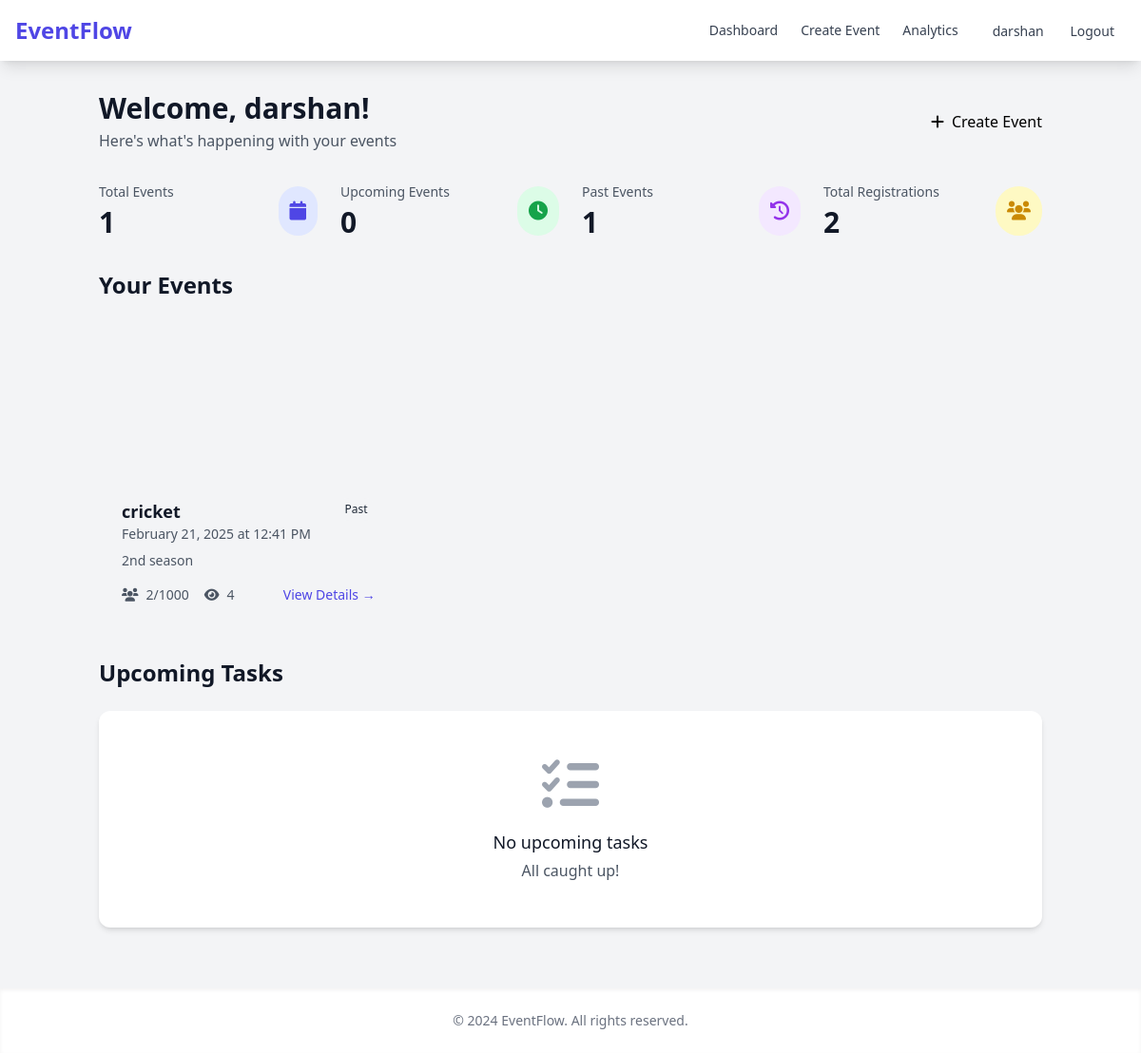
Page /events/dashboard (signed in) on the committed database.
### app/models/user.py (models this page shows, shortened)
class User(UserMixin, db.Model):
    id = db.Column(db.Integer, primary_key=True)
    username = db.Column(db.String(64), unique=True, nullable=False)
    email = db.Column(db.String(120), unique=True, nullable=False)
    password_hash = db.Column(db.String(128))
    created_at = db.Column(db.DateTime, default=datetime.utcnow)
    is_active = db.Column(db.Boolean, default=True, nullable=False)
    events = db.relationship('Event', backref='organizer', lazy=True)

### app/models/event.py (models this page shows, shortened)
class Event(db.Model):
    id = db.Column(db.Integer, primary_key=True)
    title = db.Column(db.String(100), nullable=False)
    description = db.Column(db.Text)
    date = db.Column(db.DateTime, nullable=False)
    end_date = db.Column(db.DateTime, nullable=False)
    location = db.Column(db.String(200))
    capacity = db.Column(db.Integer)
    created_at = db.Column(db.DateTime, default=datetime.utcnow)
    status = db.Column(db.String(20), default='draft')  # draft, published, cancelled, completed
    category_id = db.Column(db.Integer, db.ForeignKey('event_category.id'), nullable=False)
    organizer_id = db.Column(db.Integer, db.ForeignKey('user.id'), nullable=False)
    banner_image = db.Column(db.String(200))  # URL to the banner image
    views_count = db.Column(db.Integer, default=0)
    registration_count = db.Column(db.Integer, default=0)
    tickets = db.relationship('Ticket', backref='event', lazy=True, cascade='all, delete-orphan')
    tasks = db.relationship('Task', backref='event', lazy=True, cascade='all, delete-orphan')
    registrations = db.relationship('Registration', backref='event', lazy=True)
    ticket_types = db.relationship('TicketType', backref='event', lazy=True, cascade='all, delete-orphan')

### app/routes/events.py (the view)
@events.route('/dashboard')
@login_required
def dashboard():
    events = Event.query.filter_by(organizer_id=current_user.id).all()
    now = datetime.utcnow()
    upcoming_tasks = Task.query.join(Event).filter(
        Event.organizer_id == current_user.id,
        Task.due_date >= now
    ).order_by(Task.due_date.asc()).limit(5).all()
    total_events = len(events)
    upcoming_events = sum(1 for e in events if e.date > now)
    past_events = sum(1 for e in events if e.date <= now)
    total_registrations = sum(e.registration_count for e in events)
    return render_template('events/dashboard.html',
                         events=events,
                         now=now,
                         upcoming_tasks=upcoming_tasks,
                         total_events=total_events,
                         upcoming_events=upcoming_events,
                         past_events=past_events,
                         total_registrations=total_registrations)

### app/__init__.py (called while the page is built)
@login_manager.user_loader
def load_user(user_id):
    from app.models.user import User
    return User.query.get(int(user_id))

### app/templates/events/dashboard.html (shortened to what this page needs)
{% extends "base.html" %}
{% block content %}
<div class="space-y-8">
    <div class="flex justify-between items-center">
        <div>
            <h1 class="text-3xl font-bold text-gray-900">Welcome, {{ current_user.username }}!</h1>
            <p class="mt-1 text-gray-600">Here's what's happening with your events</p>
        </div>
        <a href="{{ url_for('events.create') }}" class="btn-primary flex items-center space-x-2">
            <i class="fas fa-plus"></i>
            <span>Create Event</span>
        </a>
    </div>
    <div class="grid grid-cols-1 md:grid-cols-2 lg:grid-cols-4 gap-6">
        <div class="stat-card">
            <div class="flex items-center justify-between">
                <div>
                    <p class="text-sm font-medium text-gray-600">Total Events</p>
                    <p class="mt-1 text-3xl font-semibold text-gray-900">{{ total_events }}</p>
                </div>
                <div class="p-3 bg-indigo-100 rounded-full">
                    <i class="fas fa-calendar text-indigo-600 text-xl"></i>
                </div>
            </div>
        </div>
        <div class="stat-card">
            <div class="flex items-center justify-between">
                <div>
                    <p class="text-sm font-medium text-gray-600">Upcoming Events</p>
                    <p class="mt-1 text-3xl font-semibold text-gray-900">{{ upcoming_events }}</p>
                </div>
                <div class="p-3 bg-green-100 rounded-full">
                    <i class="fas fa-clock text-green-600 text-xl"></i>
                </div>
            </div>
        </div>
        <div class="stat-card">
            <div class="flex items-center justify-between">
                <div>
                    <p class="text-sm font-medium text-gray-600">Past Events</p>
                    <p class="mt-1 text-3xl font-semibold text-gray-900">{{ past_events }}</p>
                </div>
                <div class="p-3 bg-purple-100 rounded-full">
                    <i class="fas fa-history text-purple-600 text-xl"></i>
                </div>
            </div>
        </div>
        <div class="stat-card">
            <div class="flex items-center justify-between">
                <div>
                    <p class="text-sm font-medium text-gray-600">Total Registrations</p>
                    <p class="mt-1 text-3xl font-semibold text-gray-900">{{ total_registrations }}</p>
                </div>
                <div class="p-3 bg-yellow-100 rounded-full">
                    <i class="fas fa-users text-yellow-600 text-xl"></i>
                </div>
            </div>
        </div>
    </div>
    <div>
        <h2 class="text-2xl font-bold text-gray-900 mb-6">Your Events</h2>
        {% if events %}
        <div class="grid grid-cols-1 md:grid-cols-2 lg:grid-cols-3 gap-6">
            {% for event in events %}
            <div class="event-card">
                <div class="event-banner" style="background-image: url('{{ url_for('static', filename=event.banner_image) if event.banner_image else url_for('static', filename='images/default-event-banner.jpg') }}')"></div>
                <div class="p-6">
                    <div class="flex justify-between items-start">
                        <div>
                            <h3 class="text-lg font-semibold text-gray-900">{{ event.title }}</h3>
                            <p class="text-sm text-gray-600">{{ event.date.strftime('%B %d, %Y at %I:%M %p') }}</p>
                        </div>
                        <span class="px-2 py-1 text-xs font-medium rounded-full
                            {% if event.date > now %}
                                bg-green-100 text-green-800
                            {% else %}
                                bg-gray-100 text-gray-800
                            {% endif %}
                        ">
                            {% if event.date > now %}Upcoming{% else %}Past{% endif %}
                        </span>
                    </div>
                    <p class="mt-2 text-gray-600 text-sm line-clamp-2">{{ event.description }}</p>
                    <div class="mt-4 flex items-center justify-between">
                        <div class="flex items-center space-x-4 text-sm text-gray-600">
                            <span class="flex items-center">
                                <i class="fas fa-users mr-2"></i>
                                {{ event.registration_count }}/{{ event.capacity }}
                            </span>
                            <span class="flex items-center">
                                <i class="fas fa-eye mr-2"></i>
                                {{ event.views_count }}
                            </span>
                        </div>
                        <a href="{{ url_for('events.view', event_id=event.id) }}" class="text-indigo-600 hover:text-indigo-800 text-sm font-medium">
                            View Details →
                        </a>
                    </div>
                </div>
            </div>
            {% endfor %}
        </div>
        {% endif %}
    </div>
    <div>
        <h2 class="text-2xl font-bold text-gray-900 mb-6">Upcoming Tasks</h2>
        {% if upcoming_tasks %}
        <div class="bg-white rounded-xl shadow-md overflow-hidden">
            <div class="divide-y divide-gray-200">
                {% for task in upcoming_tasks %}
                <div class="p-6 hover:bg-gray-50">
                    <div class="flex items-center justify-between">
                        <div>
                            <h4 class="text-lg font-medium text-gray-900">{{ task.title }}</h4>
                            <p class="mt-1 text-sm text-gray-600">{{ task.description }}</p>
                            <p class="mt-2 text-xs text-gray-500">Due: {{ task.due_date.strftime('%B %d, %Y at %I:%M %p') }}</p>
                        </div>
                        <span class="px-3 py-1 text-xs font-medium rounded-full
                            {% if task.status == 'completed' %}
                                bg-green-100 text-green-800
                            {% elif task.due_date < now %}
                                bg-red-100 text-red-800
                            {% else %}
                                bg-yellow-100 text-yellow-800
                            {% endif %}
                        ">
                            {{ task.status.title() }}
                        </span>
                    </div>
                </div>
                {% endfor %}
            </div>
        </div>
        {% else %}
        <div class="text-center py-12 bg-white rounded-xl shadow-md">
            <div class="text-gray-400 mb-4">
                <i class="fas fa-tasks text-6xl"></i>
            </div>
            <h3 class="text-lg font-medium text-gray-900">No upcoming tasks</h3>
            <p class="mt-1 text-gray-600">All caught up!</p>
        </div>
        {% endif %}
    </div>
</div>
{% endblock %}

### app/templates/base.html (shortened to what this page needs)
<!DOCTYPE html>
<html lang="en">
<head>
    <script src="https://cdn.tailwindcss.com"></script>
    <link rel="stylesheet" href="https://cdnjs.cloudflare.com/ajax/libs/font-awesome/6.0.0/css/all.min.css">
    <link rel="stylesheet" href="{{ url_for('static', filename='css/style.css') }}">
</head>
<body class="bg-gray-100">
    <nav class="bg-white shadow-lg">
        <div class="max-w-7xl mx-auto px-4">
            <div class="flex justify-between h-16">
                <div class="flex">
                    <div class="flex-shrink-0 flex items-center">
                        <a href="{{ url_for('main.index') }}" class="text-2xl font-bold text-indigo-600">EventFlow</a>
                    </div>
                </div>
                <div class="flex items-center">
                    {% if current_user.is_authenticated %}
                        <a href="{{ url_for('events.dashboard') }}" class="text-gray-700 hover:text-indigo-600 px-3 py-2 rounded-md text-sm font-medium">Dashboard</a>
                        <a href="{{ url_for('events.create') }}" class="text-gray-700 hover:text-indigo-600 px-3 py-2 rounded-md text-sm font-medium">Create Event</a>
                        <a href="{{ url_for('events.analytics') }}" class="text-gray-700 hover:text-indigo-600 px-3 py-2 rounded-md text-sm font-medium">Analytics</a>
                        <div class="ml-3 relative">
                            <span class="text-gray-700 px-3 py-2 rounded-md text-sm font-medium">
                                {{ current_user.username }}
                            </span>
                            <a href="{{ url_for('auth.logout') }}" class="text-gray-700 hover:text-indigo-600 px-3 py-2 rounded-md text-sm font-medium">Logout</a>
                        </div>
                    {% endif %}
                </div>
            </div>
        </div>
    </nav>
    <main class="container mx-auto py-8 px-4">
        {% block content %}{% endblock %}
    </main>
    <footer class="bg-white shadow-inner mt-8">
        <div class="max-w-7xl mx-auto py-6 px-4">
            <div class="text-center text-gray-500 text-sm">
                &copy; 2024 EventFlow. All rights reserved.
            </div>
        </div>
    </footer>
</body>
</html>

### app/static/css/style.css (style rules this page uses)
.btn-primary { @apply inline-flex items-center px-4 py-2 border border-transparent text-sm font-medium rounded-md text-white bg-indigo-600 hover:bg-indigo-700 focus:outline-none focus:ring-2 focus:ring-offset-2 focus:ring-indigo-500; }

### app/templates/events/dashboard.html (style rules this page uses)
.stat-card { @apply bg-white rounded-xl shadow-md p-6 hover:shadow-lg transition-shadow duration-200; }
.event-card { @apply bg-white rounded-xl shadow-md overflow-hidden hover:shadow-lg transition-all duration-200 transform hover:-translate-y-1; }
.event-banner { height: 160px; background-size: cover; background-position: center; }

### rows in the picture
User: username "darshan"
Event: title "cricket", date "February 21, 2025 at 12:41 PM", shows "Past", description "2nd season", registration_count "2", capacity "1000", views_count "4"

### other values in the picture
{{ total_events }} "1"
{{ upcoming_events }} "0"
{{ past_events }} "1"
{{ total_registrations }} "2"
